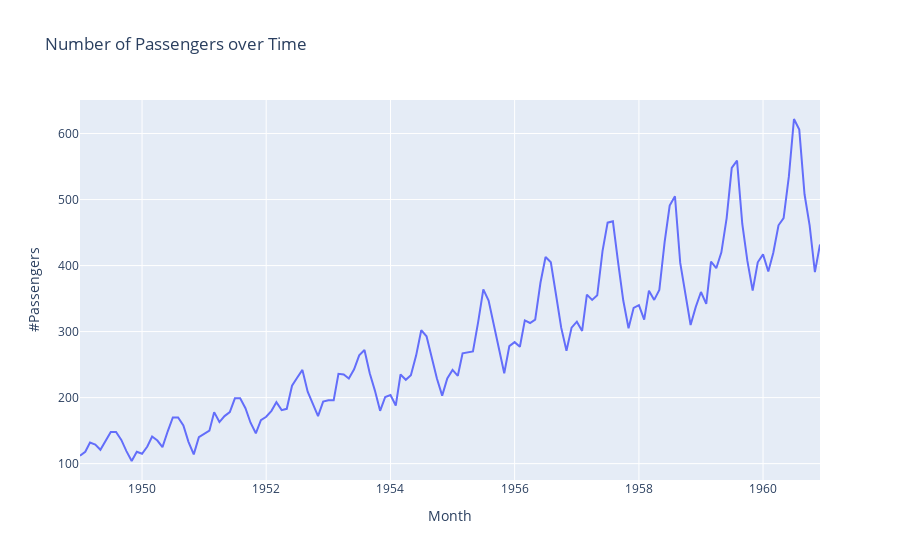
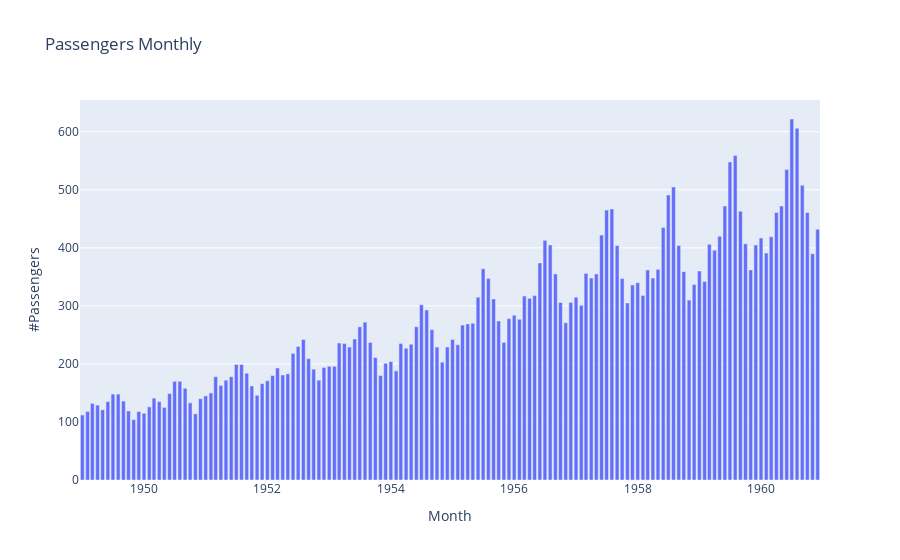
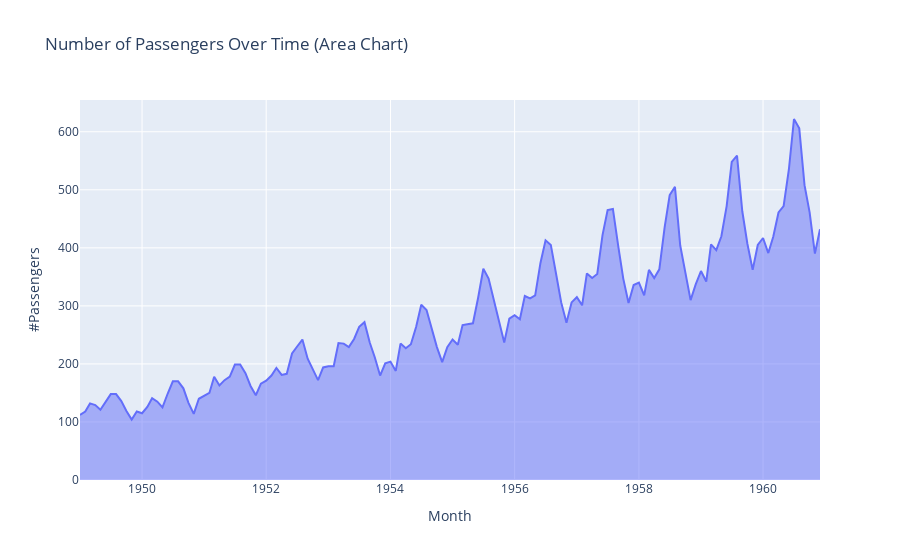

Notebook cell for these charts, in order:
### Code cell
#Build line chart and 2 other charts w/Plotly Express

import pandas as pd
import plotly.express as px

df = pd.read_csv("AirPassengers.csv")

#Line Plot
fig1 = px.line(df, x="Month", y="#Passengers" , title="Number of Passengers over Time")
fig1.show()

#Bar Plot
fig1 = px.bar(df, x='Month', y='#Passengers', title='Passengers Monthly')
fig1.show()

# Area Chart
fig1 = px.area(df, x='Month', y='#Passengers', title='Number of Passengers Over Time (Area Chart)')
fig1.show()

### Figure 1 — Plotly figure (JSON) as saved in the notebook; plotly's stock layout.template omitted (floating-point values rounded to 4 significant figures; data arrays with more than 128 entries replaced by an {"elided": "..."} marker saying what was removed)
{"data": [{"hovertemplate": "Month=%{x}<br>#Passengers=%{y}<extra></extra>", "legendgroup": "", "line": {"color": "#636efa", "dash": "solid"}, "marker": {"symbol": "circle"}, "mode": "lines", "name": "", "orientation": "v", "showlegend": false, "type": "scatter", "x": {"elided": "144 str values"}, "xaxis": "x", "y": {"elided": "144 int values"}, "yaxis": "y"}], "layout": {"autosize": true, "legend": {"tracegroupgap": 0}, "title": {"text": "Number of Passengers over Time"}, "xaxis": {"anchor": "y", "autorange": true, "domain": [0, 1], "range": ["1949-01-01", "1960-12-01"], "title": {"text": "Month"}, "type": "date"}, "yaxis": {"anchor": "x", "autorange": true, "domain": [0, 1], "range": [75.22, 650.8], "title": {"text": "#Passengers"}, "type": "linear"}}}

### Figure 2 — Plotly figure (JSON) as saved in the notebook; plotly's stock layout.template omitted (floating-point values rounded to 4 significant figures; data arrays with more than 128 entries replaced by an {"elided": "..."} marker saying what was removed)
{"data": [{"alignmentgroup": "True", "hovertemplate": "Month=%{x}<br>#Passengers=%{y}<extra></extra>", "legendgroup": "", "marker": {"color": "#636efa", "pattern": {"shape": ""}}, "name": "", "offsetgroup": "", "orientation": "v", "showlegend": false, "textposition": "auto", "type": "bar", "x": {"elided": "144 str values"}, "xaxis": "x", "y": {"elided": "144 int values"}, "yaxis": "y"}], "layout": {"autosize": true, "barmode": "relative", "legend": {"tracegroupgap": 0}, "title": {"text": "Passengers Monthly"}, "xaxis": {"anchor": "y", "autorange": true, "domain": [0, 1], "range": ["1948-12-18", "1960-12-15"], "title": {"text": "Month"}, "type": "date"}, "yaxis": {"anchor": "x", "autorange": true, "domain": [0, 1], "range": [0, 654.7], "title": {"text": "#Passengers"}, "type": "linear"}}}

### Figure 3 — Plotly figure (JSON) as saved in the notebook; plotly's stock layout.template omitted (floating-point values rounded to 4 significant figures; data arrays with more than 128 entries replaced by an {"elided": "..."} marker saying what was removed)
{"data": [{"fillpattern": {"shape": ""}, "hovertemplate": "Month=%{x}<br>#Passengers=%{y}<extra></extra>", "legendgroup": "", "line": {"color": "#636efa"}, "marker": {"symbol": "circle"}, "mode": "lines", "name": "", "orientation": "v", "showlegend": false, "stackgroup": "1", "type": "scatter", "x": {"elided": "144 str values"}, "xaxis": "x", "y": {"elided": "144 int values"}, "yaxis": "y"}], "layout": {"autosize": true, "legend": {"tracegroupgap": 0}, "title": {"text": "Number of Passengers Over Time (Area Chart)"}, "xaxis": {"anchor": "y", "autorange": true, "domain": [0, 1], "range": ["1949-01-01", "1960-12-01"], "title": {"text": "Month"}, "type": "date"}, "yaxis": {"anchor": "x", "autorange": true, "domain": [0, 1], "range": [0, 654.7], "title": {"text": "#Passengers"}, "type": "linear"}}}
